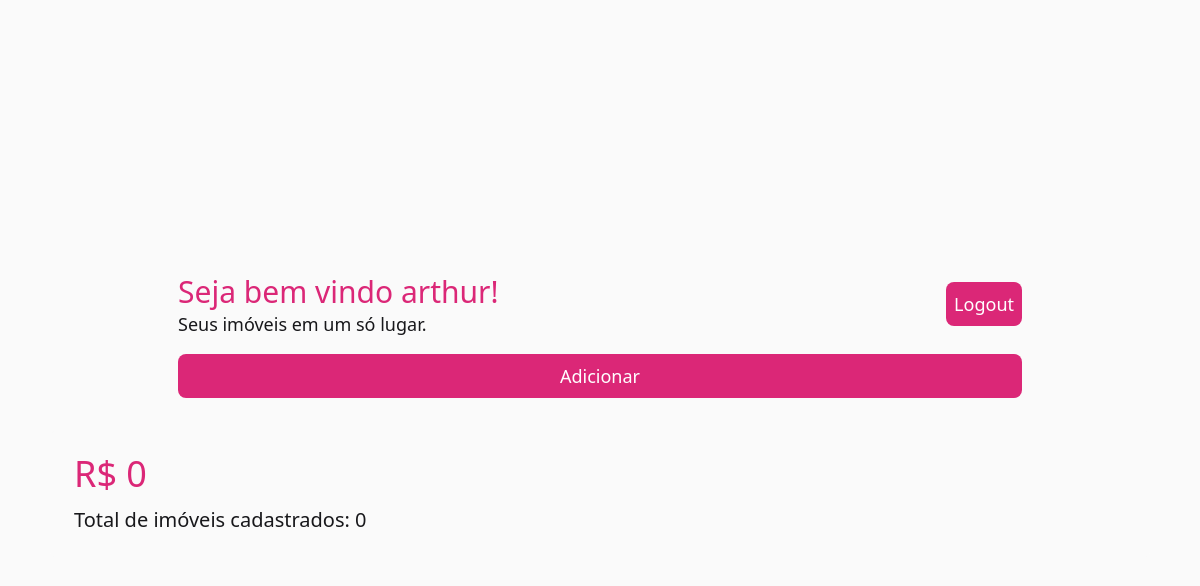
The page /estates (signed in) on the database as committed earlier.
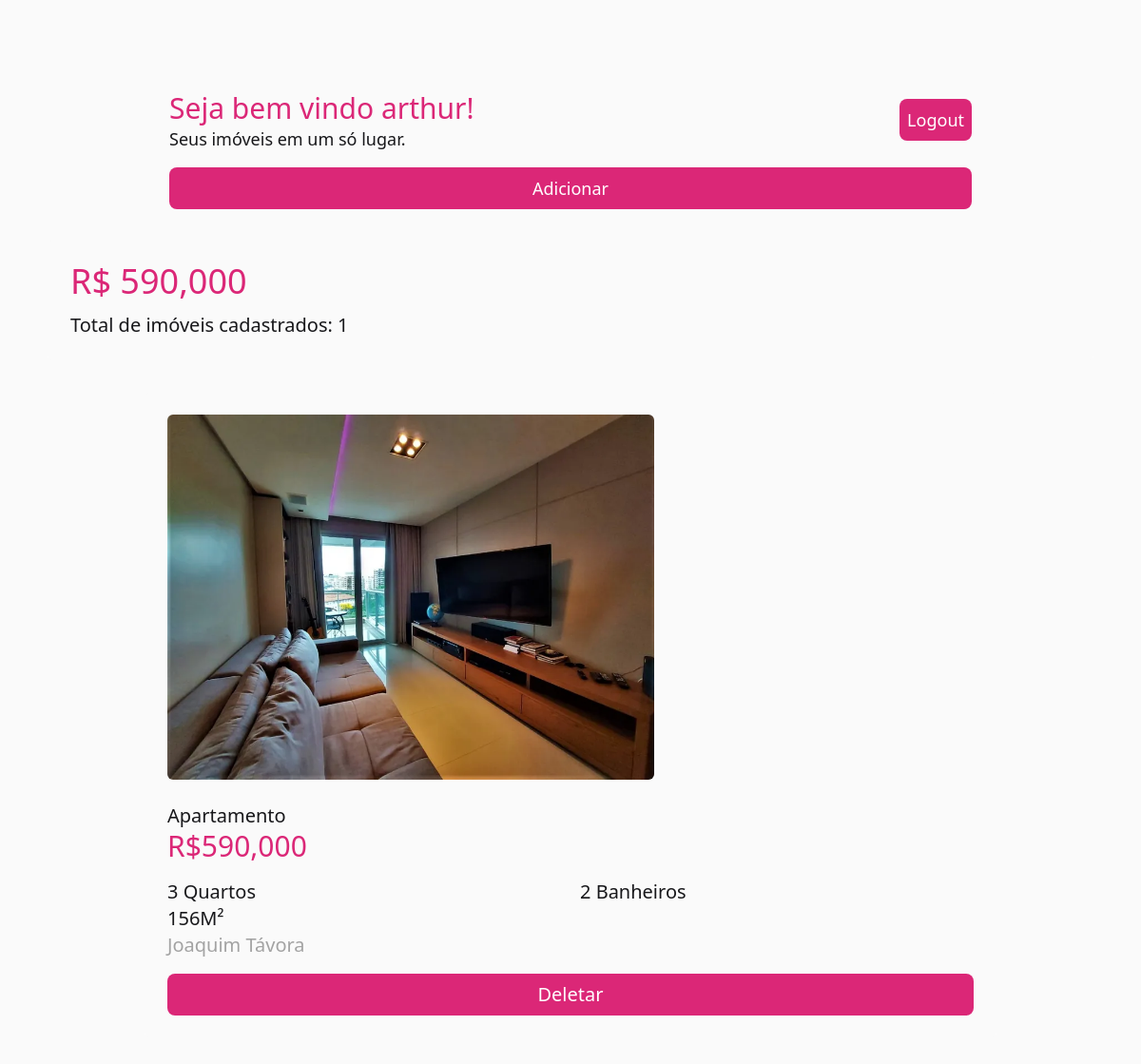
The same page on the database as committed later.
### app.py (models this page shows, shortened)
class User(db.Model):
    id = db.Column(db.Integer, primary_key=True)
    username = db.Column(db.String(26), nullable=False, unique=True)
    password = db.Column(db.String(100), nullable=False)

class Estate(db.Model):
    ownerId = db.Column(db.Integer, db.ForeignKey('user.id'), nullable=False)
    id = db.Column(db.Integer, primary_key=True)
    address = db.Column(db.String(100), nullable=False, default='No address')
    price = db.Column(db.Integer, nullable=False)
    bedrooms = db.Column(db.Integer, nullable=False)
    bathrooms = db.Column(db.Integer, nullable=False)
    area = db.Column(db.Integer, nullable=False)
    type = db.Column(db.String(100), nullable=False)
    img_url = db.Column(db.String(100), nullable=True)

### app.py (the view)
@app.route("/estates", methods=["GET"])
def index():
    estates = Estate.query.filter_by(ownerId=User.query.filter_by(username=session.get('username')).first().id).all()
    totalValor = 0
    countImoveis = 0
    for estate in estates:
        if type(estate.price) == str:
            estate.price = int(estate.price.replace(".", "").replace(",", ""))
        totalValor += estate.price
        countImoveis += 1
    for estate in estates:
        estate.price = "{:,}".format(estate.price)
    totalValor = "{:,}".format(totalValor)
    return render_template(
        "index.html", estates=estates, total=totalValor, nImoveis=countImoveis
    )

### templates/index.html (shortened to what this page needs)
{% extends 'base.html'%}
{% block body %}
<div class="w-11/12 m-12 text-lg">
  <div class="flex flex-col justify-between w-full mt-8 mb-4">
    <div class="mx-32">
      <div class="flex justify-between">
        <div>
          <h1 class="mt-4 text-3xl text-pink-600">Seja bem vindo {{session.get('username')}}!</h1>
          <p>Seus imóveis em um só lugar.</p>
        </div>
        <div class="h-8 mt-6 ">
          <form action="{{url_for('logout')}}" class="p-2 text-white bg-pink-600 rounded-lg " method="post"><button
              type="submit">Logout</button></form>
        </div>
      </div>
      <div class="flex justify-center p-2 mt-4 text-white bg-pink-600 rounded-lg">
        <a href="add" class="">Adicionar</a>
      </div>
    </div>
  </div>
  <div id="content" class="flex flex-col items-center">
    <div class="w-full p-6 m-4 text-xl rounded-lg md:max-w-6xl bg-neutral-50">
      <h2 class="mb-3 text-4xl text-pink-600">R$ {{total}}</h2>
      <p>Total de imóveis cadastrados: {{ nImoveis }}</p>
    </div>
    {% for estate in estates %}
    <div
      class="flex flex-col justify-center w-full p-6 m-4 text-xl rounded-lg md:max-w-2xl lg:max-w-4xl xl:max-w-6xl bg-neutral-50">
      <div class="flex items-center justify-center max-w-full mb-6 md:max-w-full lg:justify-start">
        {% if estate.img_url %}
        <img class="object-cover rounded-md estate-img max-h-96"
          src="{{ url_for('static', filename='images/' + estate.img_url) }}" alt="Estate Image">
        {% else %}
        <p>No Image Available</p>
        {% endif %}
      </div>
      <div>
        <p>{{estate.type}}</p>
        <h2 class="mb-3 text-3xl text-pink-600 text-">R${{ estate.price }}</h2>
        <div class="mt-4 columns-2 md:justify-between">
          <p>{{estate.bedrooms}} Quartos</p>
          <p>{{estate.area}}M²</p>
          <p>{{estate.bathrooms}} Banheiros</p>
        </div>
        <p class="text-neutral-400">{{estate.address}}</p>
      </div>
      <div>
        <form action="/delete/{{ estate.id }}" class="flex justify-center p-2 mt-4 text-white bg-pink-600 rounded-lg"
          method="post">
          <button class="" type="submit">
            Deletar
          </button>
        </form>
      </div>
    </div>
    {% endfor %}
  </div>
</div>
{% endblock %}

### templates/base.html (shortened to what this page needs)
<!DOCTYPE html>
<html lang="en" class="h-full">
<head>
  <link rel="stylesheet" href="/static/dist/css/output.css" />
</head>
<body class="min-h-screen bg-neutral-50 text-zinc-900">
  <div class="flex flex-col items-center justify-center min-h-screen">
    {% block body %}{% endblock %}
  </div>
</body>
</html>

Rows that differ between the two databases and show on the page:
added Estate: img_url (picture), type "Apartamento", price "590,000", bedrooms "3", area "156", bathrooms "2", address "Joaquim Távora"
Other text that changed with them:
{{ total }}: "0" → "590,000"
{{ nImoveis }}: "0" → "1"
